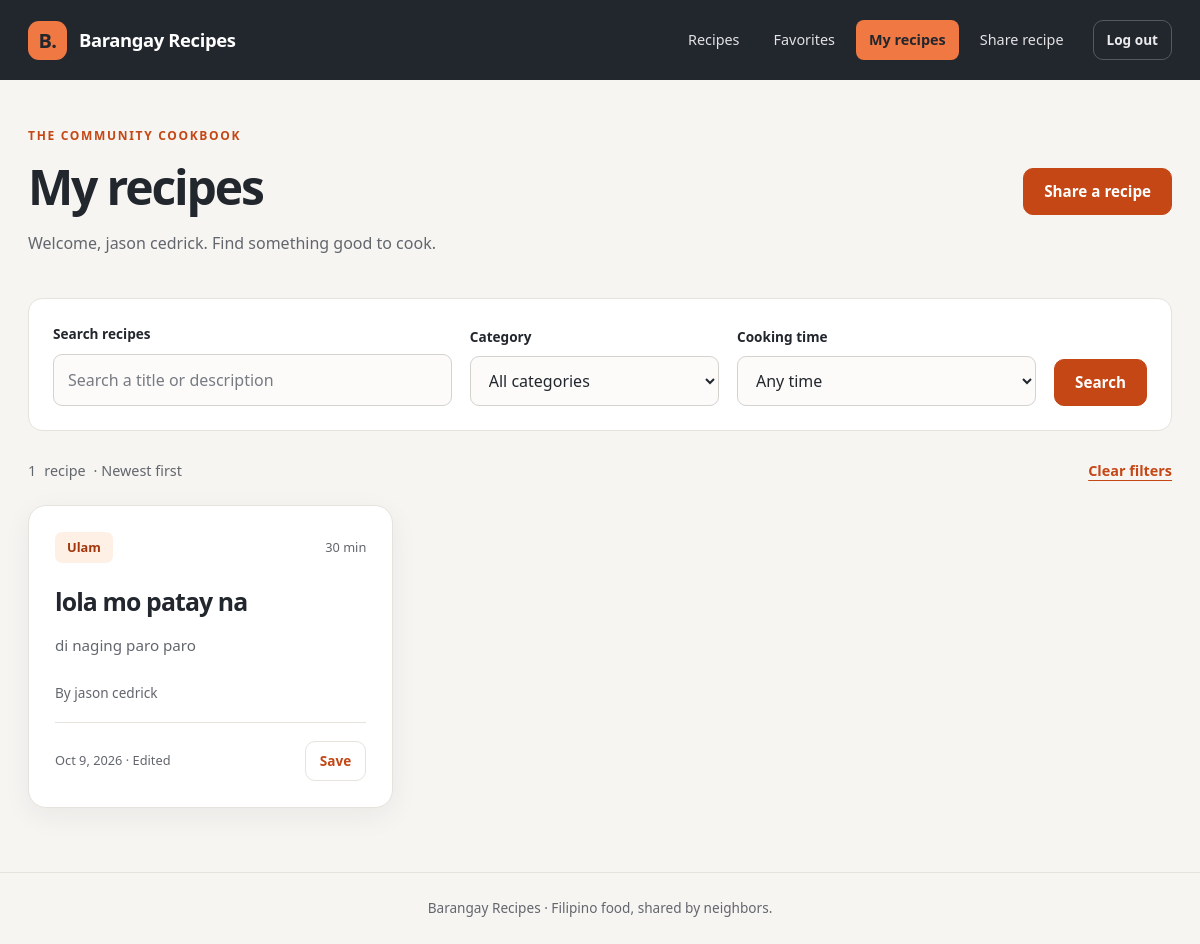
Page /index.php?view=mine (signed in) on the committed database.
### tables this page shows
CREATE TABLE `recipes` (
  `id` int(10) UNSIGNED NOT NULL,
  `user_id` int(10) UNSIGNED NOT NULL,
  `category_id` int(10) UNSIGNED NOT NULL,
  `title` varchar(100) NOT NULL,
  `description` varchar(300) NOT NULL,
  `steps` text NOT NULL,
  `cook_minutes` smallint(5) UNSIGNED NOT NULL CHECK (`cook_minutes` between 1 and 1440),
  `created_at` timestamp NOT NULL DEFAULT current_timestamp(),
  `updated_at` timestamp NULL DEFAULT NULL
);

CREATE TABLE `categories` (
  `id` int(10) UNSIGNED NOT NULL,
  `name` varchar(60) NOT NULL
);

CREATE TABLE `users` (
  `id` int(10) UNSIGNED NOT NULL,
  `name` varchar(60) NOT NULL,
  `email` varchar(190) NOT NULL,
  `password_hash` varchar(255) NOT NULL,
  `created_at` timestamp NOT NULL DEFAULT current_timestamp()
);

### includes/functions.php (called while the page is built, shortened)
<?php
require_once __DIR__ . '/../config/database.php';
require_once __DIR__ . '/../classes/Recipe.php';
function e($value)
{
    return htmlspecialchars((string) $value, ENT_QUOTES | ENT_SUBSTITUTE, 'UTF-8');
}
function text($data, $key)
{
    return isset($data[$key]) && is_string($data[$key]) ? trim($data[$key]) : '';
}
function id($value)
{
    return (int) (filter_var($value, FILTER_VALIDATE_INT, ['options' => ['min_range' => 1]]) ?: 0);
}
function postedDate($value)
{
    $date = new DateTime($value, new DateTimeZone('UTC'));
    $date->setTimezone(new DateTimeZone('Asia/Manila'));
    return $date->format('M j, Y');
}

### classes/Recipe.php (called while the page is built, shortened)
<?php
class Recipe
{
    private $db;
    public function __construct($pdo)
    {
        $this->db = $pdo;
    }
    public function all($userId, $search, $category, $minutes, $view)
    {
        $sql = 'SELECT r.*, u.name AS author, c.name AS category,
                EXISTS(SELECT 1 FROM favorites f
                       WHERE f.recipe_id = r.id AND f.user_id = ?) AS saved
                FROM recipes r
                JOIN users u ON r.user_id = u.id
                JOIN categories c ON r.category_id = c.id
                WHERE 1 = 1';
        $values = [$userId];
        if ($view === 'mine') {
            $sql .= ' AND r.user_id = ?';
            $values[] = $userId;
        }
        $sql .= ' ORDER BY r.created_at DESC, r.id DESC';
        $statement = $this->db->prepare($sql);
        $statement->execute($values);
        return $statement->fetchAll();
    }
}

### index.php (the view, shortened to what this page needs)
<?php
require 'includes/functions.php';
$recipeModel = new Recipe($pdo);
$search = mb_substr(text($_GET, 'search'), 0, 100);
$category = id($_GET['category'] ?? 0);
$minutes = id($_GET['minutes'] ?? 0);
if (!in_array($minutes, [15, 30, 60], true)) {
    $minutes = 0;
}
$view = text($_GET, 'view');
$recipes = $recipeModel->all(
    (int) $_SESSION['user_id'],
    $search,
    $category,
    $minutes,
    $view
);
$titles = [
    'all' => 'Latest recipes',
    'mine' => 'My recipes',
    'favorites' => 'My favorites'
];
$pageTitle = $titles[$view];
require 'includes/header.php';
?>
<section aria-labelledby="recipes-title">
    <header class="page-heading">
        <div>
            <span class="eyebrow">THE COMMUNITY COOKBOOK</span>
            <h1 id="recipes-title"><?= e($pageTitle) ?></h1>
            <p>
                Welcome, <?= e($_SESSION['name']) ?>.
                Find something good to cook.
            </p>
        </div>
        <a class="button" href="recipe_form.php">Share a recipe</a>
    </header>
    <form method="get" class="panel filters" role="search">
        <div>
            <label for="search">Search recipes</label>
            <input
                id="search"
                name="search"
                type="search"
                maxlength="100"
                placeholder="Search a title or description"
                value="<?= e($search) ?>"
            >
        </div>
        <div>
            <label for="category">Category</label>
            <select id="category" name="category">
                <option value="">All categories</option>
            </select>
        </div>
        <div>
            <label for="minutes">Cooking time</label>
            <select id="minutes" name="minutes">
                <option value="">Any time</option>
            </select>
        </div>
        <button type="submit">Search</button>
    </form>
    <p class="result-info">
        <span id="recipe-count"><?= count($recipes) ?></span>
        <span id="recipe-word">
            <?= count($recipes) === 1 ? 'recipe' : 'recipes' ?>
        </span>
        · Newest first
        <a href="index.php?view=<?= e($view) ?>">Clear filters</a>
    </p>
    <div class="recipe-grid" data-view="<?= e($view) ?>">
        <?php foreach ($recipes as $recipe): ?>
            <article class="panel recipe-card">
                <header>
                    <div class="card-top">
                        <p class="category-tag">
                            <?= e($recipe['category']) ?>
                        </p>
                        <span class="cook-time">
                            <?= (int) $recipe['cook_minutes'] ?> min
                        </span>
                    </div>
                    <h2>
                        <a href="recipe.php?id=<?= (int) $recipe['id'] ?>">
                            <?= e($recipe['title']) ?>
                        </a>
                    </h2>
                </header>
                <p class="recipe-description">
                    <?= e($recipe['description']) ?>
                </p>
                <p class="meta">
                    By <?= e($recipe['author']) ?>
                </p>
                <footer class="card-footer">
                    <p class="meta">
                        <time datetime="<?= e(
                            str_replace(' ', 'T', $recipe['created_at']) . 'Z'
                        ) ?>">
                            <?= e(postedDate($recipe['created_at'])) ?>
                        </time>
                        <?php if ($recipe['updated_at']): ?>
                            <span> · Edited</span>
                        <?php endif; ?>
                    </p>
                    <button
                        type="button"
                        class="favorite-button"
                        data-id="<?= (int) $recipe['id'] ?>"
                        data-saved="<?= (int) $recipe['saved'] ?>"
                        aria-pressed="<?= $recipe['saved'] ? 'true' : 'false' ?>"
                        aria-label="<?= e(
                            ($recipe['saved'] ? 'Unsave ' : 'Save ')
                            . $recipe['title']
                        ) ?>"
                        data-title="<?= e($recipe['title']) ?>"
                    >
                        <?= $recipe['saved'] ? 'Saved' : 'Save' ?>
                    </button>
                </footer>
            </article>
        <?php endforeach; ?>
    </div>
</section>
<?php require 'includes/footer.php'; ?>

### assets/style.css (style rules this page uses)
:root { --accent: #c44715; --accent-dark: #a3360c; --accent-light: #fff0e6; --background: #f7f5f2; --surface: #ffffff; --text: #22262d; --muted: #62666d; --border: #e6e2dc; --shadow: 0 8px 28px rgba(34, 38, 45, .06); }
* { box-sizing: border-box; }
body { margin: 0; background: var(--background); color: var(--text); font: 16px/1.65 "Segoe UI", Arial, sans-serif; }
a { color: var(--accent); text-underline-offset: 4px; }
h1, h2, h3 { line-height: 1.2; overflow-wrap: anywhere; }
h1 { font-size: clamp(2rem, 4vw, 3.25rem); letter-spacing: -.045em; margin: 0 0 14px; }
h2 { font-size: 1.5rem; letter-spacing: -.025em; margin-top: 0; }
p { margin-top: 0; overflow-wrap: anywhere; }
button, input, textarea, select { font: inherit; }
button, .button { display: inline-flex; align-items: center; justify-content: center; min-height: 46px; padding: 10px 20px; border: 1px solid var(--accent); border-radius: 10px; background: var(--accent); color: white; font-size: .95rem; font-weight: 600; text-decoration: none; cursor: pointer; transition: background .18s, transform .18s, box-shadow .18s; }
.secondary, .favorite-button { background: white; border-color: var(--border); color: var(--accent); }
.page-heading { display: flex; justify-content: space-between; align-items: center; gap: 24px; margin-bottom: 30px; padding: 6px 0 12px; }
.page-heading p { margin: 0; color: var(--muted); }
.eyebrow { display: block; font-size: .75rem; font-weight: 700; letter-spacing: .14em; color: var(--accent); margin-bottom: 12px; }
.panel { background: var(--surface); border: 1px solid var(--border); border-radius: 18px; padding: 28px; box-shadow: var(--shadow); }
label { display: block; font-weight: 600; font-size: .9rem; margin-bottom: 8px; }
input, textarea, select { display: block; width: 100%; min-width: 0; padding: 12px 14px; border: 1px solid #d5d2ce; border-radius: 9px; background: #fcfbfa; color: var(--text); transition: border-color .18s, box-shadow .18s, background .18s; }
input::placeholder, textarea::placeholder { color: #777b82; }
.filters { display: grid; grid-template-columns: 1.6fr 1fr 1.2fr auto; gap: 18px; align-items: end; padding: 24px; border-radius: 14px; box-shadow: none; }
.filters > div { min-width: 0; }
.filters label { font-size: .85rem; }
.result-info { display: flex; align-items: center; gap: 8px; flex-wrap: wrap; margin: 28px 0 22px; font-size: .9rem; color: var(--muted); }
.result-info a { margin-left: auto; font-weight: 600; }
.recipe-grid { display: grid; grid-template-columns: repeat(3, minmax(0, 1fr)); gap: 24px; }
.recipe-card { display: flex; flex-direction: column; padding: 26px; animation: appear .35s ease-out; transition: transform .2s, box-shadow .2s, border-color .2s; }
.card-top { display: flex; align-items: center; justify-content: space-between; flex-wrap: wrap; gap: 10px; margin-bottom: 24px; }
.cook-time { font-size: .8rem; color: var(--muted); white-space: nowrap; }
.recipe-card h2 { font-size: 1.55rem; margin: 0 0 16px; letter-spacing: -.035em; }
.recipe-card h2 a { color: var(--text); text-decoration: none; }
.category-tag { display: inline-block; align-self: start; margin: 0; padding: 5px 12px; border-radius: 7px; background: var(--accent-light); color: var(--accent-dark); font-size: .8rem; font-weight: 650; }
.recipe-description { flex: 1; color: var(--muted); font-size: .95rem; margin-bottom: 24px; }
.meta { font-size: .85rem; color: var(--muted); }
.card-footer { display: flex; align-items: center; justify-content: space-between; gap: 12px; margin-top: 4px; padding-top: 18px; border-top: 1px solid var(--border); }
.card-footer p { margin: 0; font-size: .8rem; }
.card-footer .favorite-button { min-height: 40px; padding: 8px 14px; font-size: .85rem; }

### rows in the picture
recipes: category.name "Ulam", cook_minutes "30", title "lola mo patay na", description "di naging paro paro", user.name "jason cedrick", created_at "Oct 9, 2026", shows "· Edited"

### other values in the picture
$pageTitle "My recipes"
$_SESSION['name'] "jason cedrick"
count($recipes) "1"
